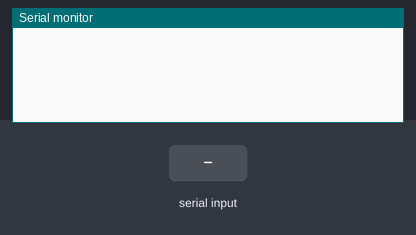
A sketch run on a simulated ESP32. Shown: the last lines printed to the serial monitor. Wiring (inferred from the names in the program): DS3231 clock at I2C address 0x68. The inputs (shaded band) are chosen by the test bench. The local clock reads 2024-03-15 10:24:30 at power-on unless the sketch sets it.

Above: at 1.2 s.
1.3 s: "show time\n" received over Serial
At 2.3 s:
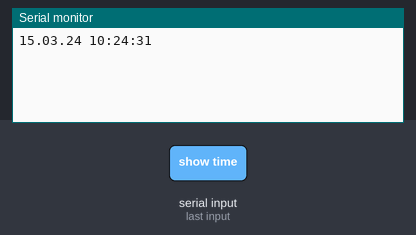
2.8 s: "set time\n" received over Serial
At 3.4 s:
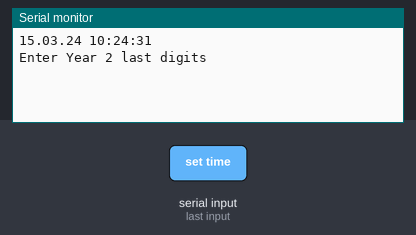
4.3 s: "90,45,200\n" received over Serial
At 5.1 s:
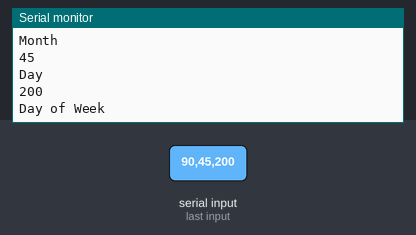
5.8 s: "30,150,10\n" received over Serial
At 7.0 s:
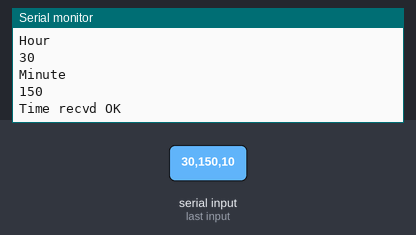
Timing chart, 0 to 8.3 s (numbered marks = the images above; inputs shaded):
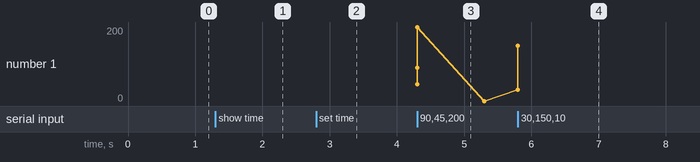

Measured:
- after the input at 1.3 s, the serial monitor: prints a new line at once (image 1)
- after the input at 2.8 s, the serial monitor: prints a new line at once (image 2)
- after the input at 4.3 s, the serial monitor: prints a new line at once (image 3)
- after the input at 5.8 s, the serial monitor: prints a new line at once (image 4)
- plotted number 1: 0 → 150 after the input at 5.8 s

The sketch:

_07_04.ino
```cpp
#include <Wire.h>

int clockAddress = 0x68;  // I2C адрес микросхемы
byte second, minute, hour, dayOfWeek, day, dayOfMonth, month, year;

#define DS3231_SCL 0
#define DS3231_SDA 2

void setup() {
  // запустить Wire
  Wire.begin(DS3231_SCL, DS3231_SDA);
  Serial.begin(9600);
}

void loop() {
  if (Serial.available() > 0) {
    String str = Serial.readStringUntil('\n');
    if (str == "show time") {
      getDateDs3231(); // показать время
      String s = getTimeStr();
      Serial.println(s);
    }
    if (str == "set time") {
      time_set();
    }
  }
}

// получить дату и время
void getDateDs3231() {
  Wire.beginTransmission(clockAddress);
  Wire.write(byte(0x00));
  Wire.endTransmission();
  Wire.requestFrom(clockAddress, 7);

  second     = bcdToDec(Wire.read() & 0x7f);
  minute     = bcdToDec(Wire.read());
  hour       = bcdToDec(Wire.read() & 0x3f);
  dayOfWeek  = bcdToDec(Wire.read());
  dayOfMonth = bcdToDec(Wire.read());
  day = dayOfMonth;
  month      = bcdToDec(Wire.read());
  year       = bcdToDec(Wire.read());
}
void setDateDs1307()
{
  Wire.beginTransmission(clockAddress);
  Wire.write(byte(0x00));
  Wire.write(decToBcd(second));
  Wire.write(decToBcd(minute));
  Wire.write(decToBcd(hour));
  Wire.write(decToBcd(dayOfWeek));
  Wire.write(decToBcd(dayOfMonth));
  Wire.write(decToBcd(month));
  Wire.write(decToBcd(year));
  Wire.endTransmission();
}

byte decToBcd(byte val) {
  return ( (val / 10 * 16) + (val % 10) );
}
byte bcdToDec(byte val) {
  return ( (val / 16 * 10) + (val % 16) );
}

String getTimeStr() {
  String str = String(day) + "." + formatDigit(month, 2) + "." +
      formatDigit(year, 2) + " " + formatDigit(hour, 2) + ":" +
      formatDigit(minute, 2) + ":" + formatDigit(second, 2);
  return str;
}
String formatDigit(int i, int len) {
  String s = String(i);
  while (s.length() < len) {
    s = "0" + s;
  }
  return (s);
}

void time_set() {
  Serial.println("Enter Year 2 last digits");
  while (Serial.available() <= 0);
  year = Serial.parseInt();
  Serial.println(year);

  Serial.println("Month");
  while (Serial.available() <= 0);
  month = Serial.parseInt();
  Serial.println(month);

  Serial.println("Day");
  while (Serial.available() <= 0);
  day = Serial.parseInt();
  dayOfMonth = day;
  Serial.println(day);

  Serial.println("Day of Week");
  while (Serial.available() <= 0);
  dayOfWeek = Serial.parseInt();
  Serial.println(dayOfWeek);

  Serial.println("Hour");
  while (Serial.available() <= 0);
  hour = Serial.parseInt();
  Serial.println(hour);

  Serial.println("Minute");
  while (Serial.available() <= 0);
  minute = Serial.parseInt();
  Serial.println(minute);

  setDateDs1307();

  Serial.println("Time recvd OK");
}
```
